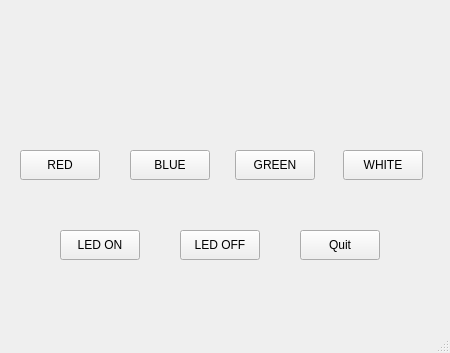
<?xml version="1.0" encoding="UTF-8"?>
<ui version="4.0">
 <class>MainWindow</class>
 <widget class="QMainWindow" name="MainWindow">
  <property name="geometry">
   <rect>
    <x>0</x>
    <y>0</y>
    <width>450</width>
    <height>353</height>
   </rect>
  </property>
  <property name="windowTitle">
   <string>MainWindow</string>
  </property>
  <widget class="QWidget" name="centralwidget">
   <widget class="QPushButton" name="Btn_ON">
    <property name="geometry">
     <rect>
      <x>60</x>
      <y>230</y>
      <width>80</width>
      <height>30</height>
     </rect>
    </property>
    <property name="text">
     <string>LED ON</string>
    </property>
   </widget>
   <widget class="QPushButton" name="Btn_OFF">
    <property name="geometry">
     <rect>
      <x>180</x>
      <y>230</y>
      <width>80</width>
      <height>30</height>
     </rect>
    </property>
    <property name="text">
     <string>LED OFF</string>
    </property>
   </widget>
   <widget class="QPushButton" name="Btn_RED">
    <property name="geometry">
     <rect>
      <x>20</x>
      <y>150</y>
      <width>80</width>
      <height>30</height>
     </rect>
    </property>
    <property name="text">
     <string>RED</string>
    </property>
   </widget>
   <widget class="QPushButton" name="Btn_BLUE">
    <property name="geometry">
     <rect>
      <x>130</x>
      <y>150</y>
      <width>80</width>
      <height>30</height>
     </rect>
    </property>
    <property name="text">
     <string>BLUE</string>
    </property>
   </widget>
   <widget class="QPushButton" name="Btn_GREEN">
    <property name="geometry">
     <rect>
      <x>235</x>
      <y>150</y>
      <width>80</width>
      <height>30</height>
     </rect>
    </property>
    <property name="text">
     <string>GREEN</string>
    </property>
   </widget>
   <widget class="QPushButton" name="Btn_WHITE">
    <property name="geometry">
     <rect>
      <x>343</x>
      <y>150</y>
      <width>80</width>
      <height>30</height>
     </rect>
    </property>
    <property name="text">
     <string>WHITE</string>
    </property>
   </widget>
   <widget class="QPushButton" name="Btn_Quit">
    <property name="geometry">
     <rect>
      <x>300</x>
      <y>230</y>
      <width>80</width>
      <height>30</height>
     </rect>
    </property>
    <property name="text">
     <string>Quit</string>
    </property>
   </widget>
  </widget>
  <widget class="QMenuBar" name="menubar">
   <property name="geometry">
    <rect>
     <x>0</x>
     <y>0</y>
     <width>450</width>
     <height>28</height>
    </rect>
   </property>
  </widget>
  <widget class="QStatusBar" name="statusbar"/>
 </widget>
 <resources/>
 <connections/>
</ui>
